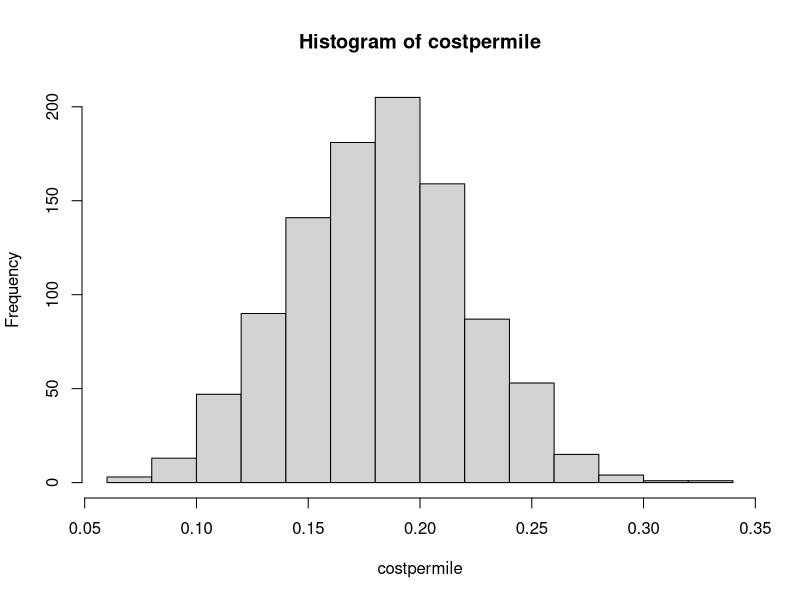
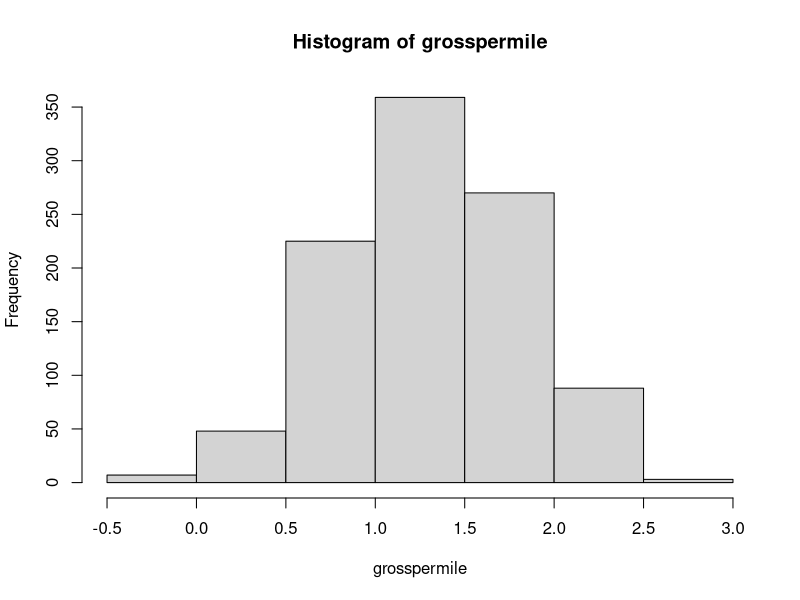
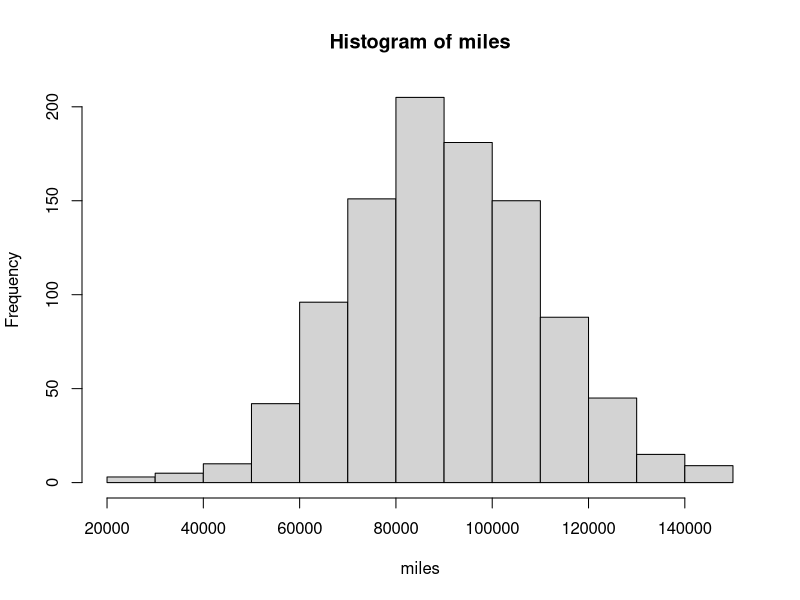
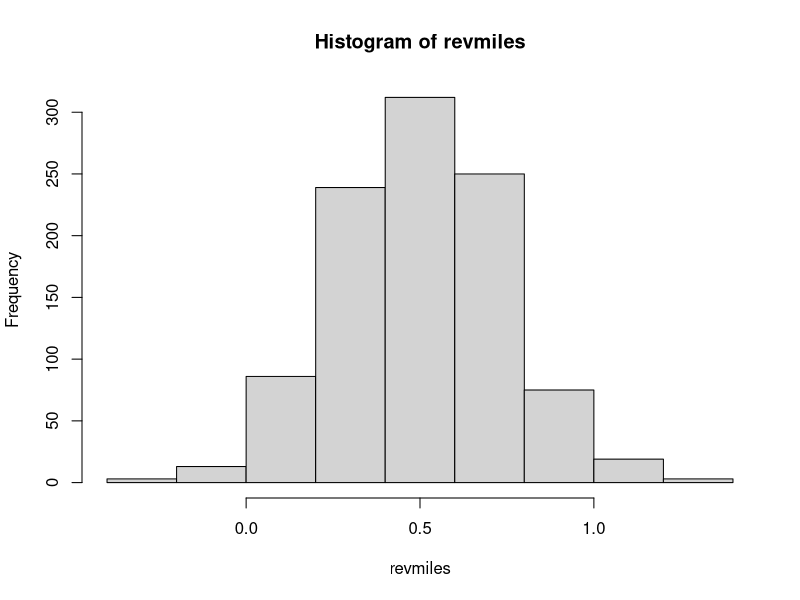
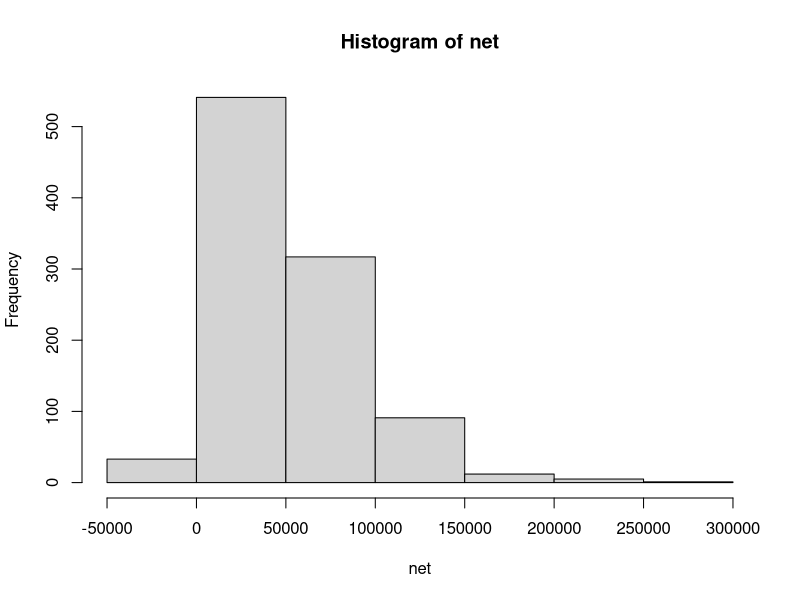

These figures' R source, in order:
## Valuing Tesla Robotaxi program with Monte Carlo
## based on info here:
## https://www.teslarati.com/tesla-network-robotaxi-fleet-details-elon-musk/

library(tidyverse)

## sample size
ss <- 1000

## cost per mile distribution
costpermile <- rnorm(n=ss, mean=0.18, sd=0.04)
hist(costpermile)

## revenue profit per mile
## gross is estimated at $0.65 with car empty 50% of time
## profit per = ($0.65*2)
grosspermile <- rnorm(n=ss, mean=(0.65*2), sd=0.5)
hist(grosspermile)

## annual miles driven
miles <- rnorm(n=ss, mean=90000, sd=20000)
hist(miles)

## revenue miles, as %
revmiles <- rnorm(n=ss, mean=0.5, sd=0.25)
hist(revmiles)

## MONTE CARLO SIMULATION OF PROFIT
## you have 4 vectors of same length -> you can do calculations on them
net <- (grosspermile-costpermile)*miles*revmiles
hist(net)

## summary of net
summary(net)
sd(net)

## calculate 95% confidence intervals :)